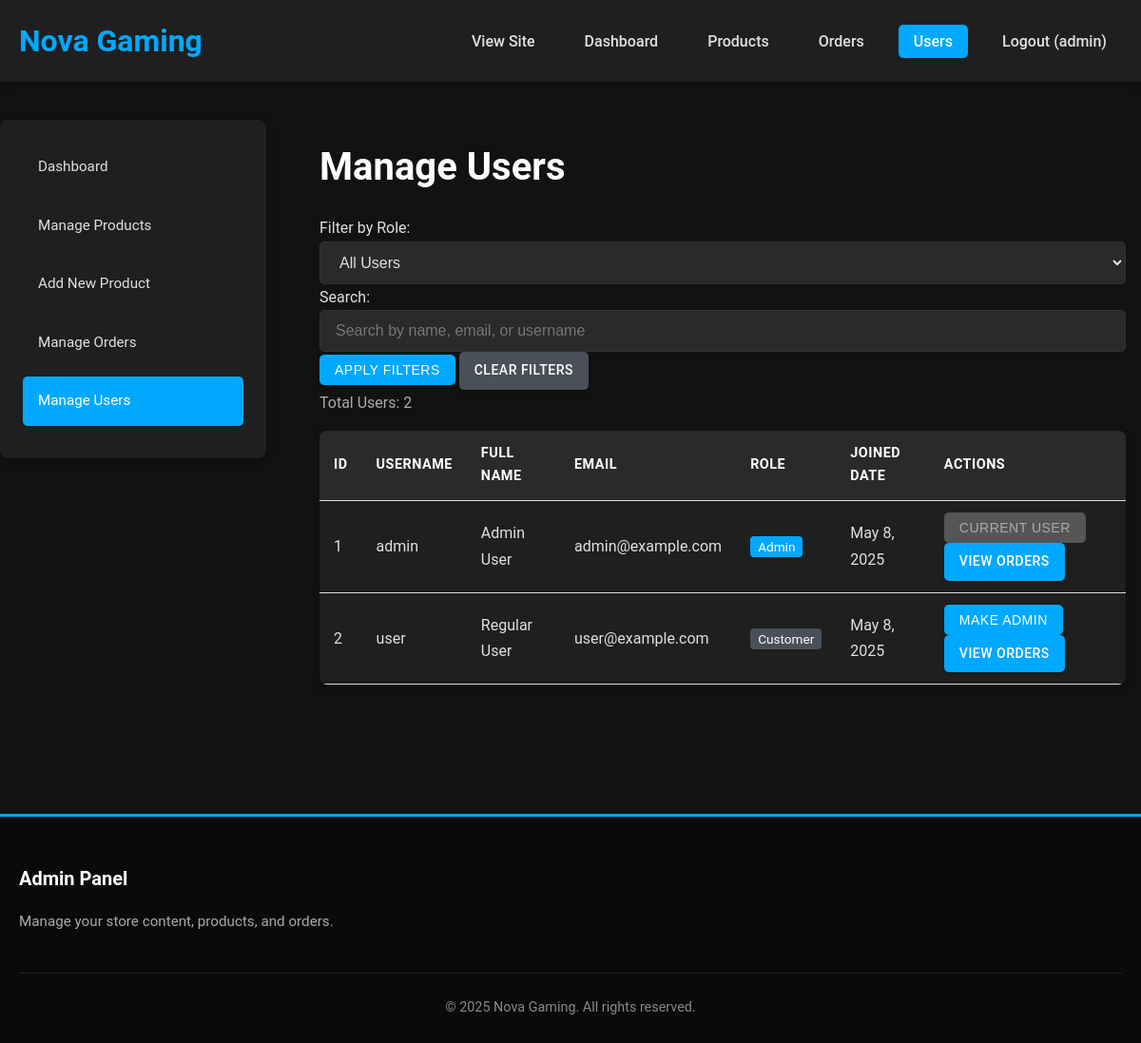
Before: /admin/manage_users.php (signed in) with the older database file.
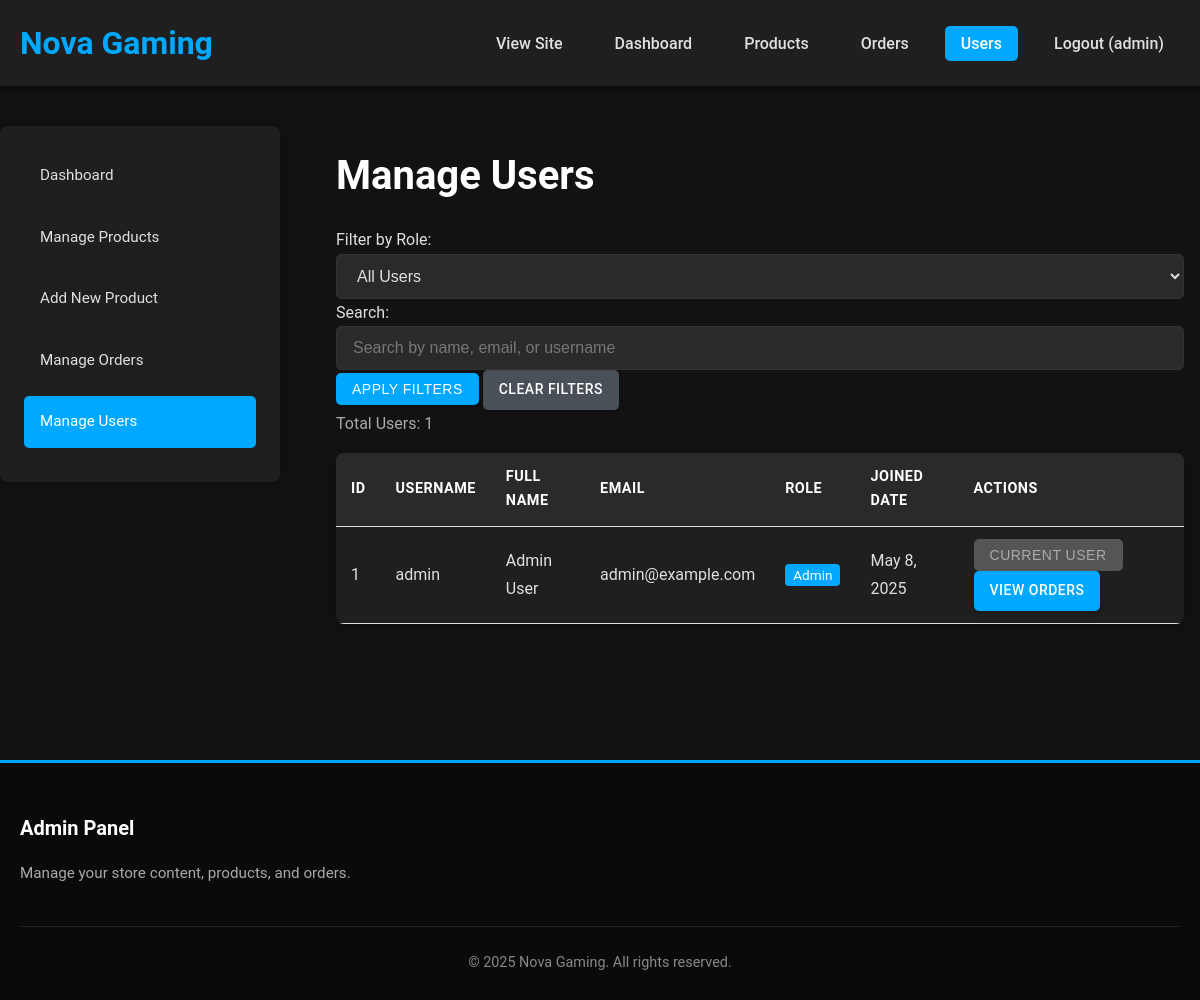
After: the same page with the newer database file.
### tables this page shows
CREATE TABLE Users (
    user_id INT AUTO_INCREMENT PRIMARY KEY,
    username VARCHAR(50) NOT NULL UNIQUE,
    password VARCHAR(255) NOT NULL,
    email VARCHAR(100) NOT NULL UNIQUE,
    full_name VARCHAR(100) NOT NULL,
    is_admin BOOLEAN DEFAULT FALSE,
    created_at TIMESTAMP DEFAULT CURRENT_TIMESTAMP
);

### admin/manage_users.php (the view, shortened to what this page needs)
<?php
include_once '../includes/db.php';
$search = isset($_GET['search']) ? $_GET['search'] : '';
$where_clause = "1=1";
$params = [];
$types = '';
$current_page = isset($_GET['page']) ? (int)$_GET['page'] : 1;
$per_page = 15;
$offset = ($current_page - 1) * $per_page;
$count_sql = "SELECT COUNT(*) as total FROM Users WHERE $where_clause";
$stmt = $conn->prepare($count_sql);
$stmt->execute();
$result = $stmt->get_result();
$total_users = $result->fetch_assoc()['total'];
$sql = "SELECT * FROM Users WHERE $where_clause ORDER BY username ASC LIMIT ? OFFSET ?";
$params[] = $per_page;
$params[] = $offset;
$types .= "ii";
$stmt = $conn->prepare($sql);
$stmt->bind_param($types, ...$params);
$stmt->execute();
$result = $stmt->get_result();
$users = $result->fetch_all(MYSQLI_ASSOC);
$admin_css_file_path = dirname(__DIR__) . '/assets/css/style.css';
$admin_css_version = file_exists($admin_css_file_path) ? filemtime($admin_css_file_path) : '1';
?>
<!DOCTYPE html>
<html lang="en">
<head>
    <link rel="stylesheet" href="../assets/css/style.css?v=<?php echo $admin_css_version; ?>">
</head>
<body>
    <header>
        <div class="container">
            <div class="logo">
                <h1><a href="../index.php">Nova Gaming</a></h1>
            </div>
            <nav>
                <ul class="nav-links">
                    <li><a href="../index.php">View Site</a></li>
                    <li><a href="index.php">Dashboard</a></li>
                    <li><a href="manage_products.php">Products</a></li>
                    <li><a href="manage_orders.php">Orders</a></li>
                    <li><a href="manage_users.php" class="active">Users</a></li>
                    <li><a href="../logout.php">Logout (<?php echo $_SESSION['username']; ?>)</a></li>
                </ul>
            </nav>
        </div>
    </header>
    <div class="container main-content admin-container">
        <aside class="admin-sidebar">
            <ul>
                <li><a href="index.php">Dashboard</a></li>
                <li><a href="manage_products.php">Manage Products</a></li>
                <li><a href="add_product.php">Add New Product</a></li>
                <li><a href="manage_orders.php">Manage Orders</a></li>
                <li><a href="manage_users.php" class="active">Manage Users</a></li>
            </ul>
        </aside>
        <main class="admin-content">
            <h1>Manage Users</h1>
            <div class="filters">
                <form action="" method="get" class="filter-form">
                    <div class="filter-row">
                        <div class="filter-item">
                            <label for="role">Filter by Role:</label>
                            <select id="role" name="role" class="form-control">
                                <option value="">All Users</option>
                            </select>
                        </div>
                        <div class="filter-item search-filter">
                            <label for="search">Search:</label>
                            <input type="text" id="search" name="search" class="form-control" value="<?php echo htmlspecialchars($search); ?>" placeholder="Search by name, email, or username">
                        </div>
                        <div class="filter-actions">
                            <button type="submit" class="btn btn-sm">Apply Filters</button>
                            <a href="manage_users.php" class="btn btn-sm btn-secondary">Clear Filters</a>
                        </div>
                    </div>
                </form>
            </div>
            <div class="user-stats">
                <p>Total Users: <?php echo $total_users; ?></p>
            </div>
            <?php if(empty($users)): ?>
                <p>No users found.</p>
            <?php else: ?>
                <table class="admin-table">
                    <thead>
                        <tr>
                            <th>ID</th>
                            <th>Username</th>
                            <th>Full Name</th>
                            <th>Email</th>
                            <th>Role</th>
                            <th>Joined Date</th>
                            <th>Actions</th>
                        </tr>
                    </thead>
                    <tbody>
                        <?php foreach($users as $user): ?>
                            <tr>
                                <td><?php echo $user['user_id']; ?></td>
                                <td><?php echo htmlspecialchars($user['username']); ?></td>
                                <td><?php echo htmlspecialchars($user['full_name']); ?></td>
                                <td><?php echo htmlspecialchars($user['email']); ?></td>
                                <td>
                                    <?php if($user['is_admin']): ?>
                                        <span class="role-badge admin">Admin</span>
                                    <?php else: ?>
                                        <span class="role-badge">Customer</span>
                                    <?php endif; ?>
                                </td>
                                <td><?php echo date('F j, Y', strtotime($user['created_at'])); ?></td>
                                <td>
                                    <form action="" method="post" class="inline-form">
                                        <?php if($user['is_admin']): ?>
                                            <?php if($user['user_id'] != $_SESSION['user_id']): ?>
                                                <input type="hidden" name="make_admin" value="0">
                                                <button type="submit" name="toggle_admin" class="btn btn-sm btn-danger">Remove Admin</button>
                                            <?php else: ?>
                                                <button type="button" class="btn btn-sm btn-disabled">Current User</button>
                                            <?php endif; ?>
                                        <?php else: ?>
                                            <button type="submit" name="toggle_admin" class="btn btn-sm">Make Admin</button>
                                        <?php endif; ?>
                                    </form>
                                    <a href="view_user_orders.php?id=<?php echo $user['user_id']; ?>" class="btn btn-sm">View Orders</a>
                                </td>
                            </tr>
                        <?php endforeach; ?>
                    </tbody>
                </table>
            <?php endif; ?>
        </main>
    </div>
    <footer>
        <div class="container">
            <div class="footer-content">
                <div class="footer-section">
                    <h3>Admin Panel</h3>
                    <p>Manage your store content, products, and orders.</p>
                </div>
            </div>
            <div class="footer-bottom">
                <p>&copy; <?php echo date('Y'); ?> Nova Gaming. All rights reserved.</p>
            </div>
        </div>
    </footer>
</body>
</html>

### assets/css/style.css (style rules this page uses)
* { margin: 0; padding: 0; box-sizing: border-box; }
body { font-family: 'Roboto', 'Segoe UI', Tahoma, Geneva, Verdana, sans-serif; line-height: 1.7; color: #e0e0e0; background-color: #121212; }
.container { max-width: 1200px; margin: 0 auto; padding: 0 20px; }
.main-content { min-height: 70vh; padding: 40px 0; }
h1, h2, h3, h4, h5, h6 { margin-bottom: 1rem; color: #ffffff; font-weight: 600; }
h1 { font-size: 2.5rem; }
h3 { font-size: 1.75rem; }
a { text-decoration: none; color: #00A8FF; transition: color 0.3s ease; }
header { background-color: #1f1f1f; color: #ffffff; padding: 1rem 0; box-shadow: 0 2px 8px rgba(0, 0, 0, 0.5); position: sticky; top: 0; z-index: 1000; }
.logo h1 { margin: 0; font-size: 2rem; font-weight: 700; }
header .container { display: flex; justify-content: space-between; align-items: center; }
.nav-links { display: flex; list-style: none; }
.nav-links li { margin-left: 20px; }
.nav-links a { color: #e0e0e0; font-weight: 500; padding: 0.5rem 1rem; border-radius: 5px; transition: background-color 0.3s ease, color 0.3s ease; }
.nav-links a:hover, .nav-links a.active { background-color: #00A8FF; color: #ffffff; }
.btn { display: inline-block; background-color: #00A8FF; color: #ffffff; padding: 0.75rem 1.5rem; border: none; border-radius: 5px; cursor: pointer; font-size: 1rem; font-weight: 500; text-transform: uppercase; letter-spacing: 0.5px; transition: background-color 0.3s ease, transform 0.2s ease; box-shadow: 0 2px 4px rgba(0,0,0,0.2); }
.btn-secondary { background-color: #495057; }
.btn-sm { padding: 0.5rem 1rem; font-size: 0.875rem; }
.btn-disabled, button:disabled { background-color: #555; color: #aaa; cursor: not-allowed; transform: none; box-shadow: none; }
.form-control { width: 100%; padding: 0.75rem 1rem; border: 1px solid #333; border-radius: 5px; font-size: 1rem; background-color: #2a2a2a; color: #e0e0e0; transition: border-color 0.3s ease, box-shadow 0.3s ease; }
.form-control::placeholder { color: #777; }
.cart-table, .order-table, .admin-table { width: 100%; border-collapse: collapse; margin-bottom: 2rem; background-color: #1f1f1f; border-radius: 8px; overflow: hidden; box-shadow: 0 2px 8px rgba(0,0,0,0.3); }
.cart-table th, .cart-table td, .order-table th, .order-table td, .admin-table th, .admin-table td { padding: 1rem 1.25rem; text-align: left; border-bottom: 1px solid #333; }
.cart-table th, .order-table th, .admin-table th { background-color: #2a2a2a; color: #ffffff; font-weight: 600; text-transform: uppercase; font-size: 0.9rem; letter-spacing: 0.5px; }
.admin-container { display: grid; grid-template-columns: 280px 1fr; gap: 2.5rem; }
.admin-sidebar { background-color: #1f1f1f; border-radius: 8px; padding: 1.5rem; height: fit-content; box-shadow: 0 2px 8px rgba(0,0,0,0.3); }
.admin-sidebar ul { list-style: none; }
.admin-sidebar li { margin-bottom: 10px; }
.admin-sidebar a { color: #e0e0e0; display: block; padding: 0.8rem 1rem; border-radius: 5px; transition: background-color 0.3s ease, color 0.3s ease; font-size: 0.95rem; }
.admin-sidebar a:hover, .admin-sidebar a.active { background-color: #00A8FF; color: #ffffff; }
.admin-content { padding: 1rem; }
.admin-table { width: 100%; border-collapse: collapse; }
.admin-table th, .admin-table td { padding: 12px 15px; text-align: left; border-bottom: 1px solid #ddd; }
footer { background-color: #0a0a0a; color: #aaaaaa; padding: 3rem 0 1.5rem; margin-top: 3rem; border-top: 3px solid #00A8FF; }
.footer-content { display: grid; grid-template-columns: repeat(auto-fit, minmax(250px, 1fr)); gap: 2rem; margin-bottom: 2rem; }
.footer-section h3 { color: #ffffff; margin-bottom: 1rem; font-size: 1.25rem; }
.footer-section p, .footer-section ul li { font-size: 0.95rem; margin-bottom: 0.5rem; }
.footer-bottom { text-align: center; padding-top: 1.5rem; border-top: 1px solid #222; font-size: 0.9rem; color: #888; }

### admin/manage_users.php (style rules this page uses)
.inline-form { display: inline-block; margin-right: 5px; }
.role-badge { background-color: #495057; color: white; padding: 3px 8px; border-radius: 4px; font-size: 0.85rem; }
.role-badge.admin { background-color: #00A8FF; }
.search-filter { flex: 2; }
.user-stats { margin-bottom: 1rem; color: #aaa; }

Changed rows visible on the page:
removed users: user_id "2", username "user", full_name "Regular User", email "user@example.com", is_admin "Customer", created_at "May 8, 2025"
Other visible differences:
$total_users: "2" → "1"
